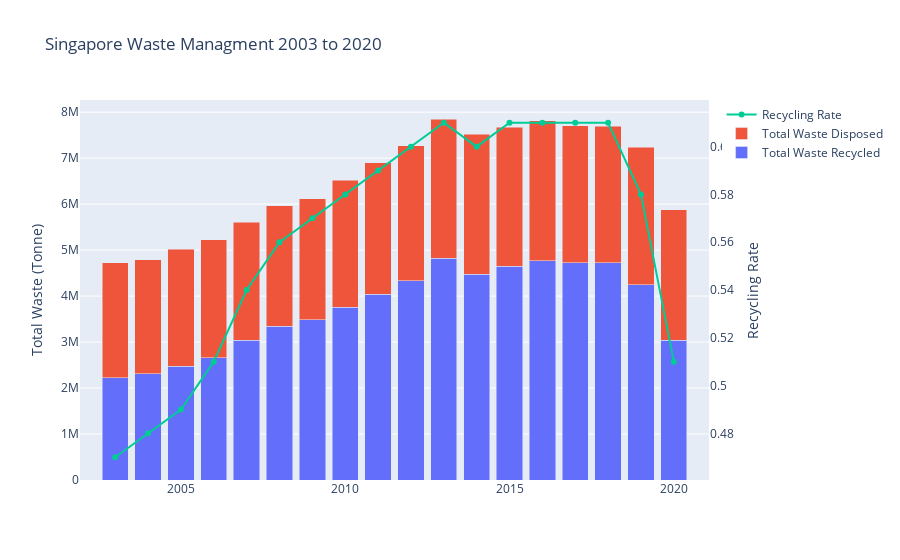

Write notebook code for a chart like this one.
### Code cell
# create traces using a list comprehension:
trace1 = go.Bar(x = wasteOverallPerYear["Year"], y = wasteOverallPerYear["Total Waste Recycled"], name="Total Waste Recycled")

trace2 = go.Bar(x = wasteOverallPerYear["Year"], y = wasteOverallPerYear["Total Waste Disposed"], name="Total Waste Disposed")

trace3 = go.Scatter(x=wasteOverallPerYear["Year"], y=wasteOverallPerYear["Recycling Rate"], name="Recycling Rate", yaxis="y2")
data = [trace1, trace2, trace3]

# create a layout
layout = {
    'title': 'Singapore Waste Managment 2003 to 2020',
    'yaxis': {
        'zeroline': False,
        'title': "Total Waste (Tonne)"
    },
    'yaxis2': {
        'overlaying': 'y',
        'showgrid': False,
        'side': 'right',
        'zeroline': False,
        'title': 'Recycling Rate'
    },
    "barmode" : "stack",
}

# create a fig from data & layout, & plot the fig
fig = go.Figure(data=data, layout=layout)
fig.show()
pyo.plot(fig, filename='Singapore 2003 to 2020 Waste Managment.html')

### Figure 1 — Plotly figure (JSON) as saved in the notebook; plotly's stock layout.template omitted (floating-point values rounded to 4 significant figures)
{"data": [{"name": "Total Waste Recycled", "type": "bar", "x": [2003, 2004, 2005, 2006, 2007, 2008, 2009, 2010, 2011, 2012, 2013, 2014, 2015, 2016, 2017, 2018, 2019, 2020], "y": [2223200, 2307100, 2469400, 2656900, 3034800, 3342600, 3485200, 3757500, 4038800, 4335600, 4825900, 4471100, 4649700, 4769000, 4724300, 4726000, 4247000, 3040000]}, {"name": "Total Waste Disposed", "type": "bar", "x": [2003, 2004, 2005, 2006, 2007, 2008, 2009, 2010, 2011, 2012, 2013, 2014, 2015, 2016, 2017, 2018, 2019, 2020], "y": [2505000, 2482600, 2548800, 2563600, 2566000, 2627600, 2628900, 2759500, 2859500, 2933900, 3025600, 3043400, 3023800, 3045200, 2980000, 2969000, 2987000, 2840000]}, {"name": "Recycling Rate", "type": "scatter", "x": [2003, 2004, 2005, 2006, 2007, 2008, 2009, 2010, 2011, 2012, 2013, 2014, 2015, 2016, 2017, 2018, 2019, 2020], "y": [0.47, 0.48, 0.49, 0.51, 0.54, 0.56, 0.57, 0.58, 0.59, 0.6, 0.61, 0.6, 0.61, 0.61, 0.61, 0.61, 0.58, 0.51], "yaxis": "y2"}], "layout": {"barmode": "stack", "title": {"text": "Singapore Waste Managment 2003 to 2020"}, "yaxis": {"title": {"text": "Total Waste (Tonne)"}, "zeroline": false}, "yaxis2": {"overlaying": "y", "showgrid": false, "side": "right", "title": {"text": "Recycling Rate"}, "zeroline": false}}}
